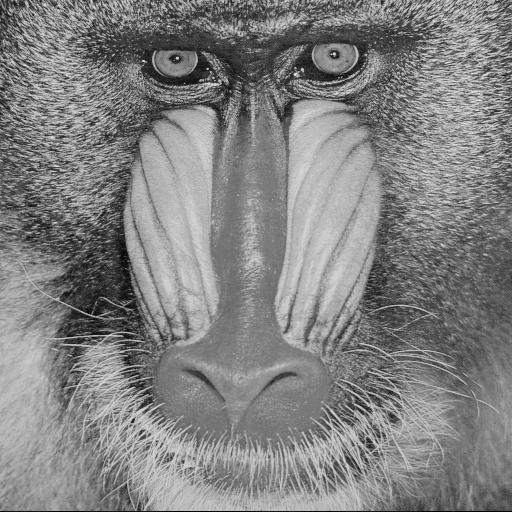
%> input picture 2.Frequency Based Approach/naive frequeny based weights on same image varying pixel szie/baboon.jpg, 512 x 512 px
$ octave L.m   (GNU Octave 9; MATLAB toolbox functions it lacks are replaced by stand-ins)
%> lines starting %> are read from the running program, lines starting %| are printed output that depends on the picture
clear
filename = 'baboon.jpg'
try
    x = 'In catch now'
    img = rgb2gray(imread(filename));
%> img is the input picture: size 512x512 uint8; min 0, max 238, mean 129.6
catch
    img = (imread(filename));
end
[count , ~] = imhist(img);
%> count = 256 values, max 2757 at index 122, min 0 at index 235, mean 1024
for i = 0:255
    A(:,:,i+1) = (img >= i);
end
B = zeros(size(img));
for i =0:255
    B(:,:) = B(:,:) + A(:,:,i+1);
end
B = B + (B < 1)*3;
B = im2uint8(B,'indexed');
imshow(B)
title('REMADE');
figure;
imshow(img);
title('Actual');
B = zeros(size(img));
for i =0:255
    B(:,:) = B(:,:) + A(:,:,i+1)*(i)*(count(i+1)/(size(img,1)*size(img,2)));
end
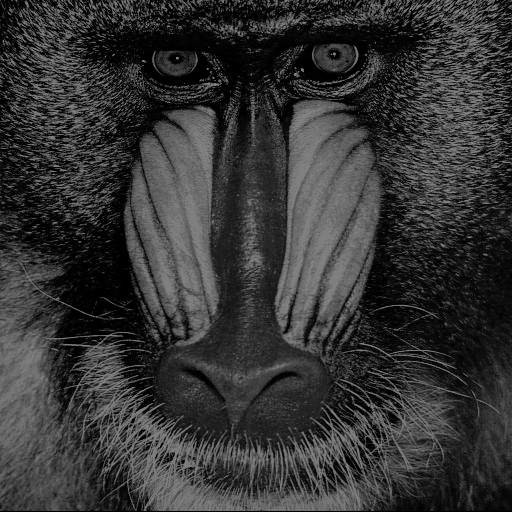
%> B: size 512x512 double; min 0, max 129.6, mean 53.1
figure;
imhist(img)
title('Actual');
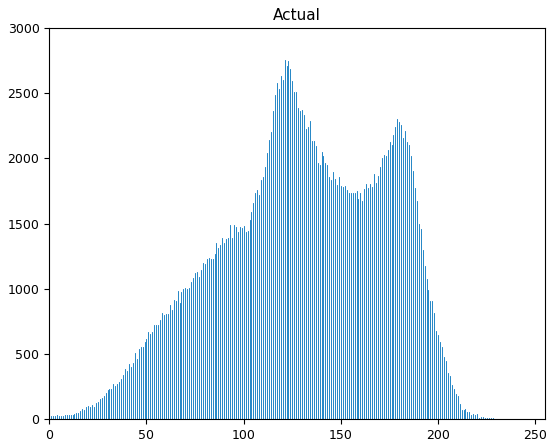
%> figure redrawn from the program's plot data; highest point at x = 121, y = 2757
B = ceil(B);
B = uint8(B);
%> B: size 512x512 uint8
figure;
imhist(B);
title('Remade bu algo');
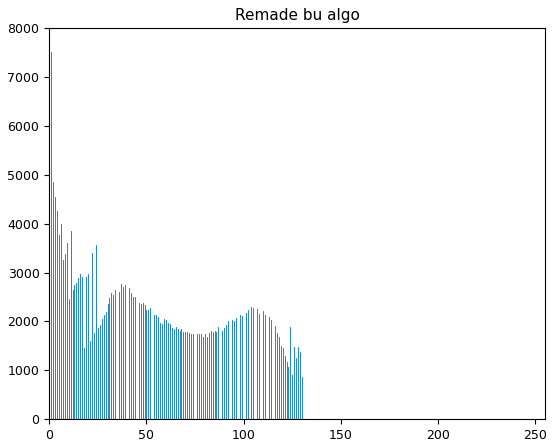
%> figure redrawn from the program's plot data; highest point at x = 1, y = 7518
figure
imshow(B)
title('REMADE BY ALGO');
ssim(img,B)
%> ans = 0.608
imwrite(B, sprintf(' %d.jpg',128))
